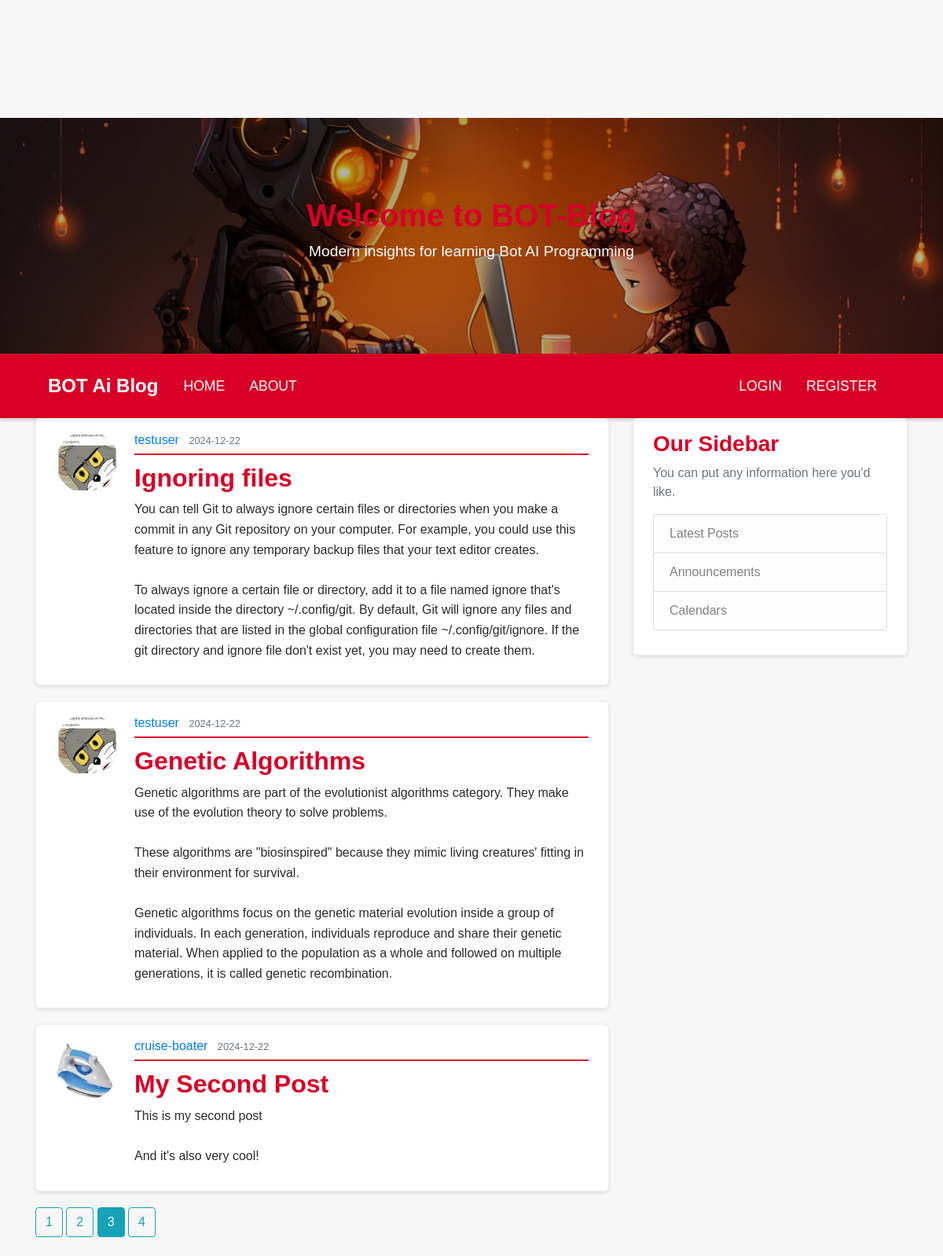
Screenshot of /home?page=3 with the database file from the repository.
### flaskblog/models.py (models this page shows, shortened)
class Post(db.Model):
    id = db.Column(db.Integer, primary_key=True)
    title = db.Column(db.String(100), nullable=False)
    date_posted = db.Column(db.DateTime, nullable=False, default=datetime.utcnow)
    content = db.Column(db.Text, nullable=False)
    user_id = db.Column(db.Integer, db.ForeignKey('user.id'), nullable=False)

class User(db.Model, UserMixin):
    id = db.Column(db.Integer, primary_key=True)
    username = db.Column(db.String(20), unique=True, nullable=False)
    email = db.Column(db.String(120), unique=True, nullable=False)
    image_file = db.Column(db.String(20), nullable=False, default='brainsurgeon.jpg')
    password = db.Column(db.String(60), nullable=False)
    posts = db.relationship('Post', backref='author', lazy=True)

### flaskblog/main/routes.py (the view)
@main.route("/")
@main.route("/home")
def home():
    page  = request.args.get('page', 1, type=int)
    posts = Post.query.order_by(Post.date_posted.desc()).paginate(page=page, per_page=3)
    return render_template('home.html', posts=posts)

### flaskblog/templates/home.html
<!DOCTYPE html>
{% extends "layout.html" %}
{% block content%}
{% for post in posts.items %}
<article class="media content-section">
	<img class="rounded-circle article-img"
		src="{{ url_for('static', filename='profile_pics/' +post.author.image_file) }}">
	<div class="media-body">
		<div class="article-metadata">
			<a class="mr-2" href="{{ url_for('users.user_posts', username=post.author.username) }}">{{ post.author.username }}</a>
			<small class="text-muted">{{ post.date_posted.strftime('%Y-%m-%d') }}</small>
		</div>
		<h2><a class="article-title" href="{{ url_for('posts.post', post_id=post.id) }}">{{ post.title }}</a></h2>
		<p class="article-content">{{ post.content }}</p>
	</div>
</article>
{% endfor %}
	{% for page_num in posts.iter_pages(left_edge=1, right_edge=1, left_current=1, right_current=2) %}
		{% if page_num %}
			{% if posts.page == page_num %}
				<a class="btn btn-info mb-4" href="{{ url_for('main.home',  page=page_num) }}">{{ page_num }}</a>
			{% else %}
				<a class="btn btn-outline-info mb-4" href="{{ url_for('main.home',  page=page_num) }}">{{ page_num }}</a>
			{% endif %}
		{% else %}
			...
		{% endif %}
	{% endfor %}
{% endblock content %}

### flaskblog/static/main.css (style rules this page uses)
body { background: #f7f7f7; color: #2b2b2b; margin-top: 5rem; font-family: Arial, sans-serif; }
h1, h2, h3, h4, h5, h6 { color: #d80027; font-weight: bold; }
body { padding-top: 70px; }
.content-section { background: #ffffff; padding: 15px 25px; border: 1px solid #eeeeee; border-radius: 6px; box-shadow: 0 2px 5px rgba(0, 0, 0, 0.1); margin-bottom: 20px; }
.article-title { color: #d80027; font-weight: bold; }
.article-content { white-space: pre-line; line-height: 1.6; }
.article-img { height: 80px; width: 80px; margin-right: 20px; border-radius: 5px; }
.article-metadata { padding-bottom: 5px; margin-bottom: 10px; border-bottom: 2px solid #d80027; }

### rows the page displays
Post: image_file (picture), author.username "testuser", date_posted "2024-12-22", title "Ignoring files", content "You can tell Git to always ignore certain files or directories when you make a commit in any Git repository on your computer. For example, you could use this feature to ignore any temporary backup files that your text editor creates. To always ignore a certain file or directory, add it to a file named ignore that's located inside the directory ~/.config/git. By default, Git will ignore any files and directories that are listed in the global configuration file ~/.config/git/ignore. If the git directory and ignore file don't exist yet, you may need to create them."
Post: image_file (picture), author.username "testuser", date_posted "2024-12-22", title "Genetic Algorithms", content "Genetic algorithms are part of the evolutionist algorithms category. They make use of the evolution theory to solve problems. These algorithms are \"biosinspired\" because they mimic living creatures' fitting in their environment for survival. Genetic algorithms focus on the genetic material evolution inside a group of individuals. In each generation, individuals reproduce and share their genetic material. When applied to the population as a whole and followed on multiple generations, it is called genetic recombination."
Post: image_file (picture), author.username "cruise-boater", date_posted "2024-12-22", title "My Second Post", content "This is my second post And it's also very cool!"

### other values shown
{{ page_num }} "1" "2" "4"
{{ page_num }} "3"
